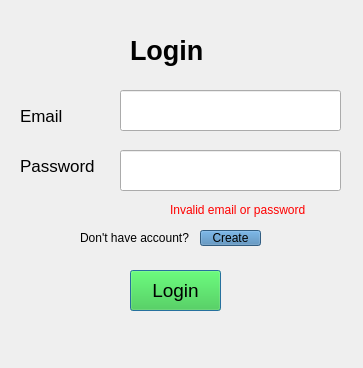
<?xml version="1.0" encoding="UTF-8"?>
<ui version="4.0">
 <class>Dialog</class>
 <widget class="QDialog" name="Dialog">
  <property name="geometry">
   <rect>
    <x>0</x>
    <y>0</y>
    <width>363</width>
    <height>368</height>
   </rect>
  </property>
  <property name="windowTitle">
   <string>Dialog</string>
  </property>
  <widget class="QLabel" name="label">
   <property name="geometry">
    <rect>
     <x>130</x>
     <y>30</y>
     <width>101</width>
     <height>41</height>
    </rect>
   </property>
   <property name="styleSheet">
    <string notr="true">font-size:20pt;
font-weight:bold</string>
   </property>
   <property name="text">
    <string>Login</string>
   </property>
  </widget>
  <widget class="QLabel" name="label_2">
   <property name="geometry">
    <rect>
     <x>20</x>
     <y>100</y>
     <width>91</width>
     <height>31</height>
    </rect>
   </property>
   <property name="styleSheet">
    <string notr="true">font-size:13pt</string>
   </property>
   <property name="text">
    <string>Email</string>
   </property>
  </widget>
  <widget class="QLabel" name="label_3">
   <property name="geometry">
    <rect>
     <x>20</x>
     <y>150</y>
     <width>101</width>
     <height>31</height>
    </rect>
   </property>
   <property name="styleSheet">
    <string notr="true">font-size:13pt</string>
   </property>
   <property name="text">
    <string>Password</string>
   </property>
  </widget>
  <widget class="QLineEdit" name="email">
   <property name="geometry">
    <rect>
     <x>120</x>
     <y>90</y>
     <width>221</width>
     <height>41</height>
    </rect>
   </property>
   <property name="styleSheet">
    <string notr="true">font-size:12pt</string>
   </property>
   <property name="text">
    <string/>
   </property>
  </widget>
  <widget class="QLineEdit" name="password">
   <property name="geometry">
    <rect>
     <x>120</x>
     <y>150</y>
     <width>221</width>
     <height>41</height>
    </rect>
   </property>
   <property name="styleSheet">
    <string notr="true">font-size:12pt</string>
   </property>
  </widget>
  <widget class="QPushButton" name="loginbutton">
   <property name="geometry">
    <rect>
     <x>130</x>
     <y>270</y>
     <width>91</width>
     <height>41</height>
    </rect>
   </property>
   <property name="styleSheet">
    <string notr="true">font-size:14pt;
background-color:LimeGreen
</string>
   </property>
   <property name="text">
    <string>Login</string>
   </property>
  </widget>
  <widget class="QLabel" name="label_4">
   <property name="geometry">
    <rect>
     <x>80</x>
     <y>230</y>
     <width>121</width>
     <height>16</height>
    </rect>
   </property>
   <property name="text">
    <string>Don't have account?</string>
   </property>
  </widget>
  <widget class="QPushButton" name="createaccbutton">
   <property name="geometry">
    <rect>
     <x>200</x>
     <y>230</y>
     <width>61</width>
     <height>16</height>
    </rect>
   </property>
   <property name="styleSheet">
    <string notr="true">background-color:SteelBlue</string>
   </property>
   <property name="text">
    <string>Create</string>
   </property>
  </widget>
  <widget class="QLabel" name="invalid">
   <property name="geometry">
    <rect>
     <x>170</x>
     <y>200</y>
     <width>171</width>
     <height>20</height>
    </rect>
   </property>
   <property name="styleSheet">
    <string notr="true">color:red</string>
   </property>
   <property name="text">
    <string>Invalid email or password</string>
   </property>
  </widget>
 </widget>
 <resources/>
 <connections/>
</ui>
